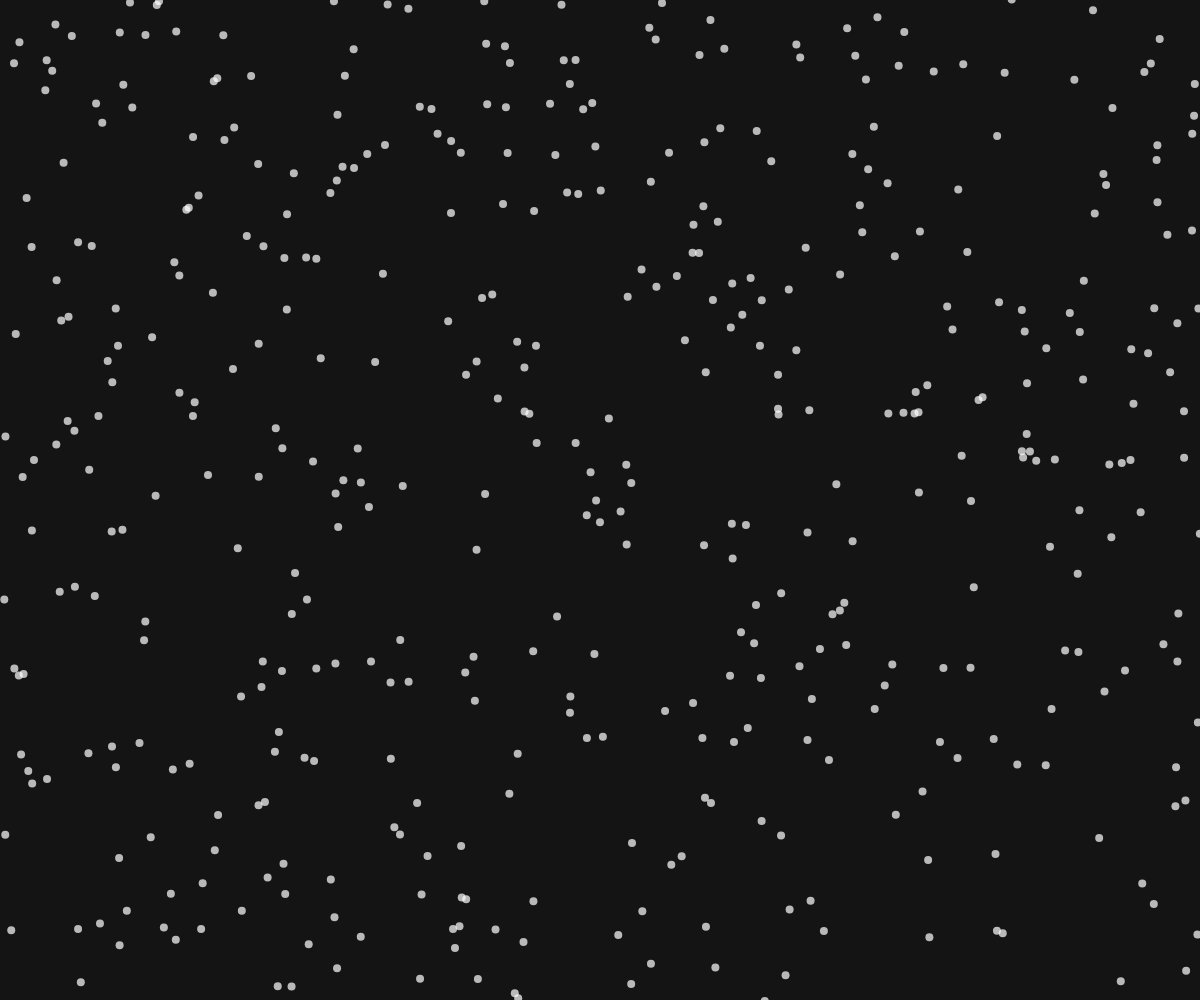
Frame 1 (no input)
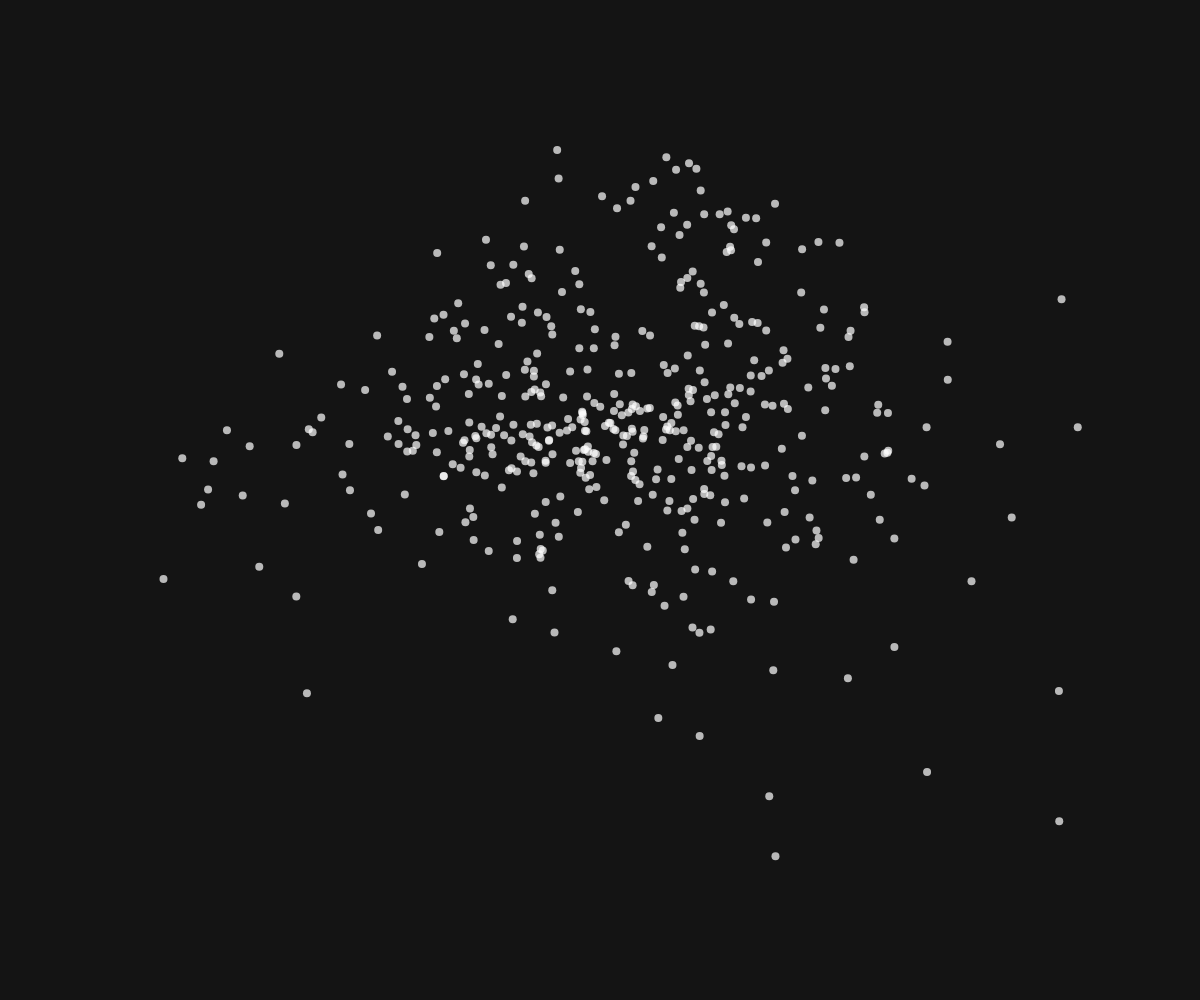
Frame 60 (no input)
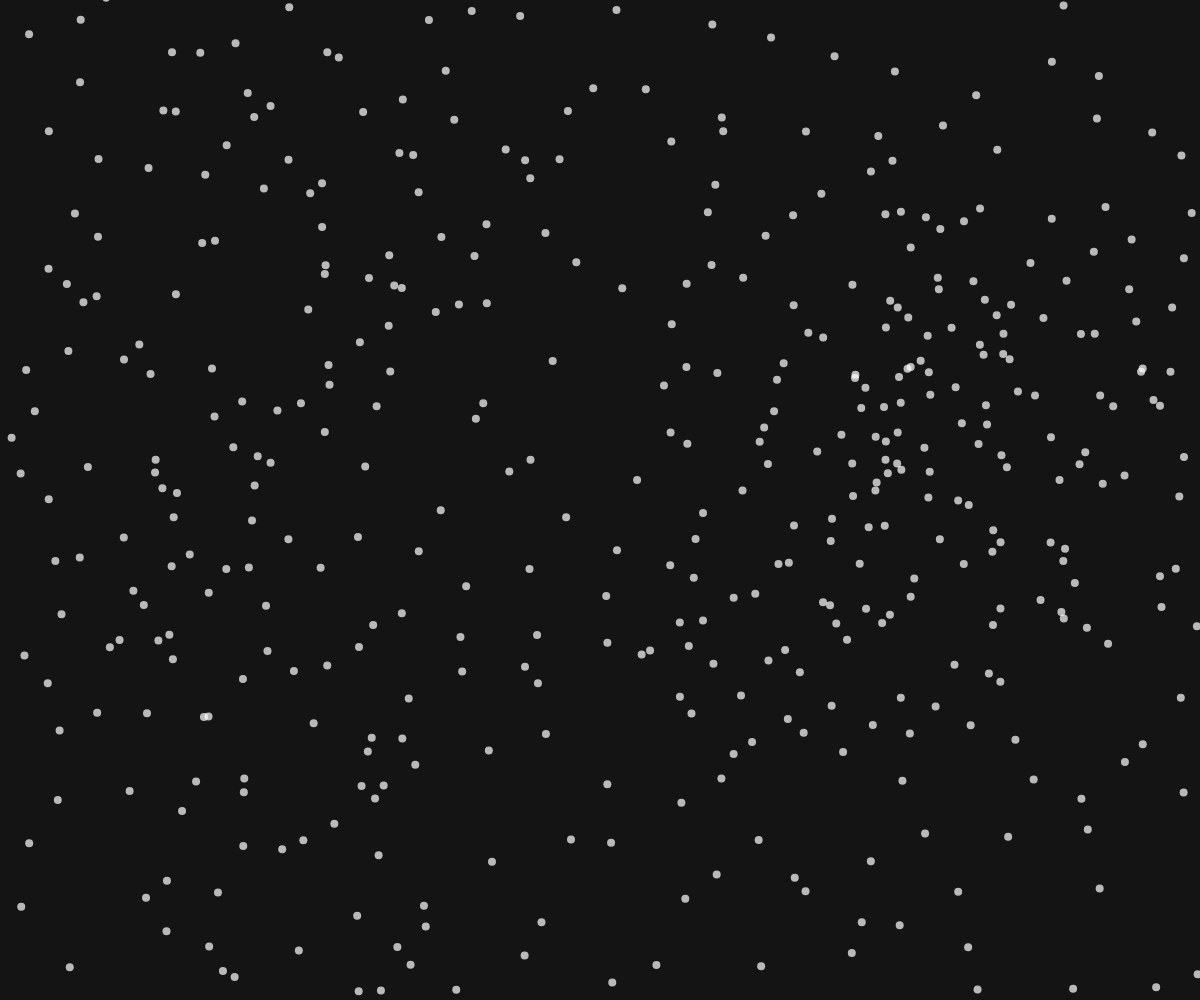
Frame 120 (the mouse pressed at the canvas centre since frame 60)

The p5.js sketch that drew these frames (run headless with seeded random() and noise() and a simulated clock; from frame 60 on, the mouse is pressed at the canvas centre):

// p5.js sketch
// ── sketch.js
const flock = [];

function setup() {
    createCanvas(windowWidth, windowHeight);
    for(let i = 0; i < 450; i++) {
        flock.push(new Boid());
    }
}

function draw() {
    background(20);

    for(let boid of flock) {
        boid.edges();
        boid.flock(flock);
        boid.update();
        boid.show();
    }
}
// ── boid.js
// Myla!!
// Boid system, copying off tutorial
// 2.12.23

class Boid {
    constructor() {
        this.position = createVector(random(width), random(height));
        this.velocity = p5.Vector.random2D();
        this.velocity.setMag(random(1, 4));
        this.acceleration = createVector();
        this.maxForce = 0.3;
        this.maxSpeed = 20
    }

    edges() {
        if (this.position.x > width) {
          this.position.x = 0;
        } else if (this.position.x < 0) {
          this.position.x = width;
        }
        if (this.position.y > height) {
          this.position.y = 0;
        } else if (this.position.y < 0) {
          this.position.y = height;
        }
      }

    align(boids) {
        let perceptionRadius = 150;
        let steering = createVector();
        let total = 0;
        for (let other of boids) {
          let d = dist(this.position.x, this.position.y, other.position.x, other.position.y);
          if (other != this && d < perceptionRadius) {
            steering.add(other.velocity);
            total++;
          }
        }
        if (total > 0) {
          steering.div(total);
        //  if (total <= 20) {
        //   steering.setMag(10);
        //  }
        //  else; {
        //    steering.setMag(total * 2);
        //  }
          steering.setMag(this.maxSpeed);   
          steering.sub(this.velocity);
          steering.limit(this.maxForce);
        }
        return steering;
      }

      cohesion(boids) {
        let perceptionRadius = 500;
        let steering = createVector();
        let total = 0;
        for (let other of boids) {
          let d = dist(this.position.x, this.position.y, other.position.x, other.position.y);
          if (other != this && d < perceptionRadius) {
            steering.add(other.position);
            total++;
          }
        }
        if (total > 0) {
          steering.div(total);
          steering.sub(this.position);
        //  if (total <= 20) {
        //   steering.setMag(10);
        //  }
        //  else; {
        //    steering.setMag(total * 2);
        //  }
          steering.setMag(this.maxSpeed);
          steering.sub(this.velocity);
          steering.limit(this.maxForce);
        }
        return steering;
      }

      seperation(boids) {
        let perceptionRadius = 200;
        let steering = createVector();
        let total = 0;
        for (let other of boids) {
          let d = dist(this.position.x, this.position.y, other.position.x, other.position.y);
          if (other != this && d < perceptionRadius) {
            let diff = p5.Vector.sub(this.position, other.position);
            diff.div(d * d);
            steering.add(diff);
            total++;
          }
        }
        if (total > 0) {
          steering.div(total);
        //  if (total <= 20) {
        //   steering.setMag(10);
        //  }
        //  else; {
        //    steering.setMag(total * 2);
        //  }
          steering.setMag(this.maxSpeed);
          steering.sub(this.velocity);
          steering.limit(this.maxForce);
        }
        return steering;
      }




    flock(boids) {
        let alignment = this.align(boids);
        let cohesion = this.cohesion(boids);
        this.velocity.limit(this.maxSpeed);
        let seperation =this.seperation(boids);
        
        //if (this.velocity > this.maxSpeed) {
        //    let i = this.velocity - this.maxSpeed;
        //    this.velocity -= i;
        //}

        this.acceleration.add(seperation);
        this.acceleration.add(alignment);
        this.acceleration.add(cohesion);
    }

    update() {
        this.position.add(this.velocity)
        this.velocity.add(this.acceleration)
        this.acceleration.mult(0)
    }


    show() {
        strokeWeight(8);
        stroke(255, 180);
        point(this.position.x, this.position.y);
    }
}
// ── style.css
html, body {
  background-color: #262626;
  margin:0;overflow:hidden;
  margin: 0;
  padding: 0;
}
canvas {
  display: block;
}
